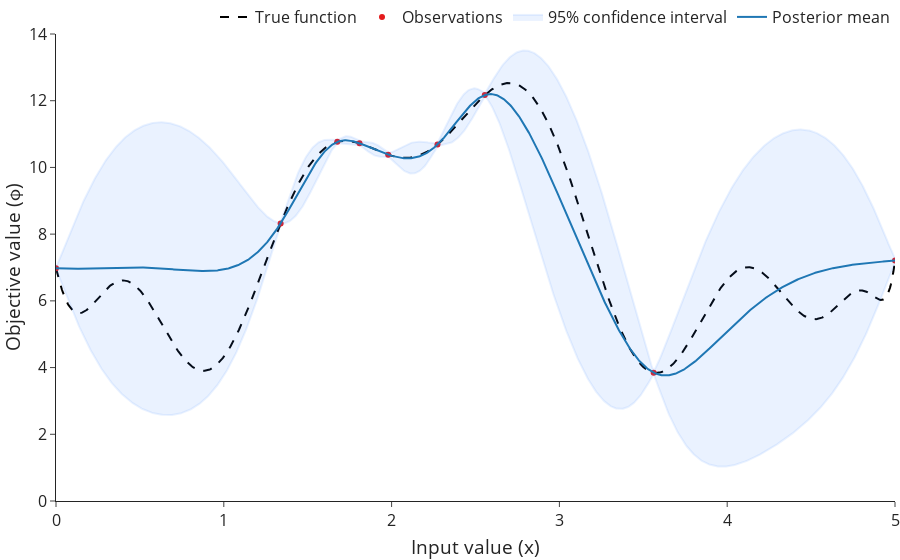

The notebook cell saved with this chart:
### Markdown cell above
2. Observe new values
3. Update model

### Code cell
observed_xs = torch.cat([observed_xs, candidates])

bo_model = FixedNoiseGP(
                observed_xs,
                f(observed_xs),
                torch.full_like(observed_xs, 1e-3),
            )
mll = ExactMarginalLogLikelihood(bo_model.likelihood, bo_model)
fit_gpytorch_mll(mll)
posterior = bo_model(x_eval.unsqueeze(-1))
lower, upper = posterior.confidence_region()
mean = posterior.mean

figure.update_traces(
    y=lower.detach().squeeze(),
    selector=dict(name="95% confidence interval ")
)

figure.update_traces(
    y=upper.detach().squeeze(),
    selector=dict(name="95% confidence interval")
)

figure.update_traces(
    y=posterior.mean.detach().squeeze(),
    selector=dict(name="Posterior mean")
)

figure.update_traces(
    x=observed_xs.squeeze(),
    y=f(observed_xs.squeeze()),
    selector=dict(name="Observations")
)

for i in range(len(candidates)):
    figure.update_traces(
        visible=False,
        selector=dict(name=f"Next candidates {i}")
    )

figure.show()
figure.write_image("../images/model_3.svg", width=800, height=400)

### Figure 1 — Plotly figure (JSON) as saved in the notebook; plotly's stock layout.template omitted (floating-point values rounded to 4 significant figures; data arrays with more than 128 entries replaced by an {"elided": "..."} marker saying what was removed)
{"data": [{"line": {"color": "black", "dash": "dash"}, "name": "True function", "type": "scatter", "x": {"elided": "1000 float values"}, "y": {"elided": "1000 float values"}}, {"marker": {"color": "rgba(228, 26, 28, 1)"}, "mode": "markers", "name": "Observations", "type": "scatter", "x": [1.339, 1.809, 3.562, 1.98, 2.273, 1.677, 5, 0, 2.555], "y": [8.322, 10.72, 3.847, 10.38, 10.69, 10.77, 7.211, 6.974, 12.17]}, {"fillcolor": "rgba(55, 126, 284, 0.1)", "legendgroup": "confidence_interval", "line": {"color": "rgba(55, 126, 284, 0.1)"}, "mode": "lines", "name": "95% confidence interval ", "showlegend": false, "type": "scatter", "x": {"elided": "1000 float values"}, "y": {"elided": "1000 float values"}}, {"fill": "tonexty", "fillcolor": "rgba(55, 126, 284, 0.1)", "legendgroup": "confidence_interval", "line": {"color": "rgba(55, 126, 284, 0.1)"}, "mode": "lines", "name": "95% confidence interval", "type": "scatter", "x": {"elided": "1000 float values"}, "y": {"elided": "1000 float values"}}, {"line": {"color": "rgb(31, 119, 180)"}, "name": "Posterior mean", "type": "scatter", "x": {"elided": "1000 float values"}, "y": {"elided": "1000 float values"}}, {"line": {"color": "rgba(228, 26, 28, 1)", "width": 1}, "mode": "lines", "name": "Next candidates 0", "showlegend": false, "type": "scatter", "visible": false, "x": [5, 5], "y": [-1000, 1000]}, {"line": {"color": "rgba(228, 26, 28, 1)", "width": 1}, "mode": "lines", "name": "Next candidates 1", "showlegend": false, "type": "scatter", "visible": false, "x": [0, 0], "y": [-1000, 1000]}, {"line": {"color": "rgba(228, 26, 28, 1)", "width": 1}, "mode": "lines", "name": "Next candidates 2", "showlegend": false, "type": "scatter", "visible": false, "x": [2.555, 2.555], "y": [-1000, 1000]}], "layout": {"font": {"size": 16}, "legend": {"orientation": "h", "x": 1, "xanchor": "right", "y": 1, "yanchor": "bottom"}, "margin": {"b": 0, "l": 0, "r": 0, "t": 0}, "showlegend": true, "xaxis": {"range": [0, 5], "title": {"text": "Input value (x)"}}, "yaxis": {"range": [0, 14], "title": {"text": "Objective value (ϕ)"}}}}
